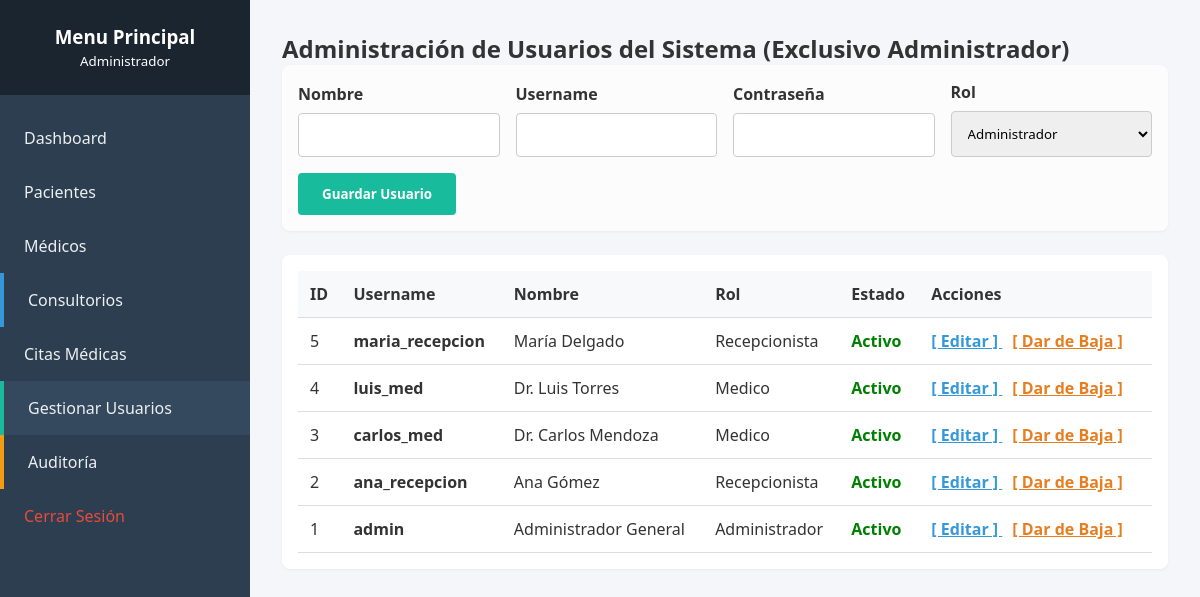
/usuarios.php (signed in), run on the app's committed database.
### tables this page shows
CREATE TABLE usuarios (
    id_usuario INT AUTO_INCREMENT PRIMARY KEY,
    username VARCHAR(50) NOT NULL UNIQUE,
    password VARCHAR(255) NOT NULL,
    nombre VARCHAR(100) NOT NULL,
    rol ENUM('Administrador', 'Recepcionista', 'Medico') NOT NULL,
    estado TINYINT(1) DEFAULT 1,
    created_at TIMESTAMP DEFAULT CURRENT_TIMESTAMP
);

### usuarios.php (the view, shortened to what this page needs)
<?php
require_once 'config/conexion.php';
$usuarios = $pdo->query("SELECT * FROM usuarios ORDER BY id_usuario DESC")->fetchAll();
include 'includes/header.php'; include 'includes/sidebar.php';
?>
<div class="main-content">
    <h2>Administración de Usuarios del Sistema (Exclusivo Administrador)</h2>
    <form action="" method="POST" class="filter-box" style="background:#fcfcfc;">
        <div class="form-group"><label>Nombre</label><input type="text" name="nombre" class="form-control" required></div>
        <div class="form-group"><label>Username</label><input type="text" name="username" class="form-control" required></div>
        <div class="form-group"><label>Contraseña</label><input type="password" name="password" class="form-control" required></div>
        <div class="form-group"><label>Rol</label><select name="rol" class="form-control"><option value="Administrador">Administrador</option></select></div>
        <button type="submit" class="btn" style="width:auto; height:42px; align-self:flex-end;">Guardar Usuario</button>
    </form>
    <div class="table-responsive">
        <table>
            <thead><tr><th>ID</th><th>Username</th><th>Nombre</th><th>Rol</th><th>Estado</th><th>Acciones</th></tr></thead>
            <tbody>
                <?php foreach($usuarios as $u): ?>
                <tr>
                    <td><?= $u['id_usuario']; ?></td><td><strong><?= htmlspecialchars($u['username']); ?></strong></td><td><?= htmlspecialchars($u['nombre']); ?></td><td><?= $u['rol']; ?></td>
                    <td><?= $u['estado'] == 1 ? '<span style="color:green; font-weight:bold;">Activo</span>' : '<span style="color:red; font-weight:bold;">Inactivo</span>'; ?></td>
                    <td>
			<a
			href="editar_usuario.php?id=<?= $u['id_usuario']; ?>"
			style="color:#3498db;
			font-weight:bold;
			margin-right:10px;">
			[ Editar ]
			</a>
			<?php if($u['estado'] == 1): ?>
				<a
				href="usuarios.php?cambiar_estado=0&id=<?= $u['id_usuario']; ?>"
				class="btn-delete"
				style="color:#e67e22;
				font-weight:bold;
				margin-right:10px;">
				[ Dar de Baja ]
				</a>
    <?php endif; ?>
</td>
                </tr>
                <?php endforeach; ?>
            </tbody>
        </table>
    </div>
</div>
</div></div>
</body>
</html>

### css/estilos.css (style rules this page uses)
:root { --primary: #2c3e50; --secondary: #18bc9c; --background: #f4f6f9; --text: #333; --white: #ffffff; }
* { margin: 0; padding: 0; box-sizing: border-box; font-family: 'Segoe UI', sans-serif; }
body { background-color: var(--background); color: var(--text); display: flex; }
.form-group { margin-bottom: 1.2rem; }
.form-group label { display: block; margin-bottom: 0.5rem; font-weight: bold; }
.form-control { width: 100%; padding: 0.75rem; border: 1px solid #ccc; border-radius: 4px; }
.btn { background: var(--secondary); color: var(--white); border: none; padding: 0.75rem 1.5rem; cursor: pointer; border-radius: 4px; font-weight: bold; width: 100%; text-decoration: none; display: inline-block; text-align: center; }
.main-content { flex: 1; padding: 2rem; max-width: 100%; overflow-hidden; }
.table-responsive { overflow-x: auto; margin-top: 1.5rem; background: var(--white); padding: 1rem; border-radius: 8px; box-shadow: 0 1px 3px rgba(0,0,0,0.05); }
table { width: 100%; border-collapse: collapse; }
th, td { padding: 0.75rem; text-align: left; border-bottom: 1px solid #ddd; }
th { background-color: #f8f9fa; }
.filter-box { background: var(--white); padding: 1rem; border-radius: 8px; margin-bottom: 1.5rem; display: flex; gap: 1rem; flex-wrap: wrap; align-items: flex-end; box-shadow: 0 1px 3px rgba(0,0,0,0.05); }
.filter-box .form-group { margin: 0; flex: 1; min-width: 180px; }

### data on the page
usuarios: id_usuario "5", username "maria_recepcion", nombre "María Delgado", rol "Recepcionista", estado "Activo"
usuarios: id_usuario "4", username "luis_med", nombre "Dr. Luis Torres", rol "Medico", estado "Activo"
usuarios: id_usuario "3", username "carlos_med", nombre "Dr. Carlos Mendoza", rol "Medico", estado "Activo"
usuarios: id_usuario "2", username "ana_recepcion", nombre "Ana Gómez", rol "Recepcionista", estado "Activo"
usuarios: id_usuario "1", username "admin", nombre "Administrador General", rol "Administrador", estado "Activo"

### other printed values
$_SESSION['usuario_rol'] "Administrador"
